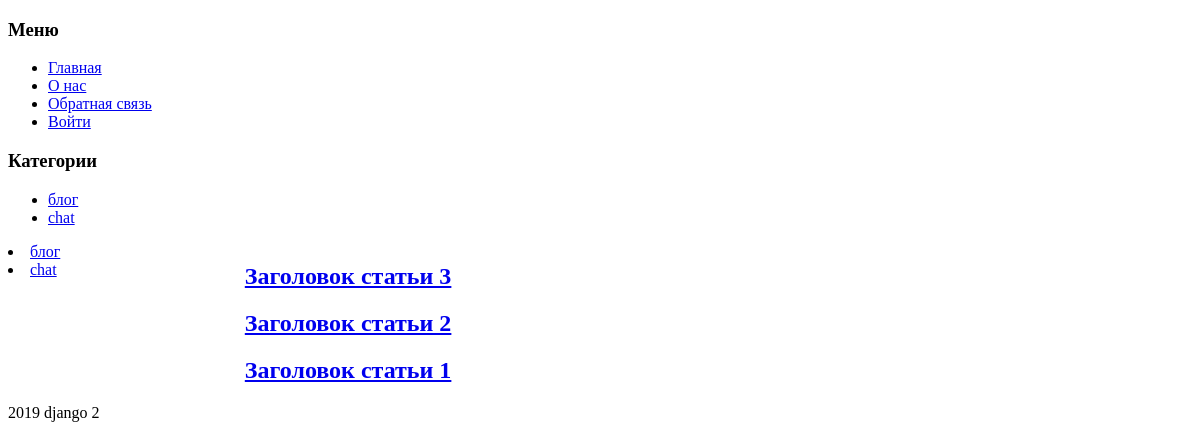
/, run on an earlier commit of the app's database.
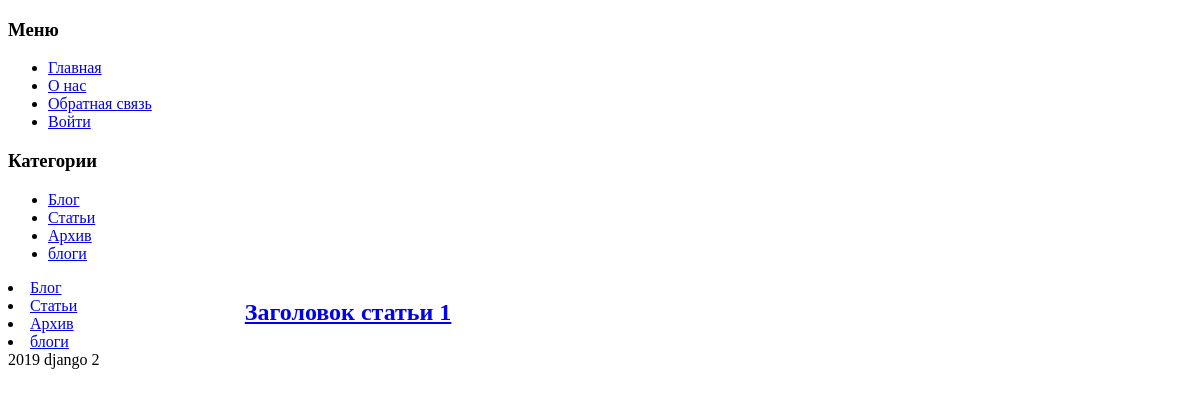
And on a later commit of the database.
### blog/models.py (models this page shows, shortened)
class Category(MPTTModel):
    name = models.CharField("Название", max_length=150)
    slug = models.SlugField("url", max_length=160)
    active = models.BooleanField("Опубликовать", default=True)
    parent = TreeForeignKey('self', on_delete=models.SET_NULL, null=True, blank=True, related_name='children')
    class Meta:
        verbose_name = "Категория"
        verbose_name_plural = "Категории"

class Post(models.Model):
    title = models.CharField("Заголовок", max_length=150)
    sub_title = models.CharField("Под заголовок", max_length=150)
    mini_text = models.TextField("Превью статьи", max_length=500)
    text = models.TextField("Превью статьи")
    created = models.DateTimeField("Дата создания", auto_now_add=True)
    publish_date = models.DateTimeField("Дата публикации", default=timezone.now)
    active = models.BooleanField("Опубликовать", default=True)
    sort = models.PositiveIntegerField("Порядок", default=0, unique=True)
    view = models.PositiveIntegerField("Просмотры", default=0)
    tags = models.ManyToManyField(Tag, verbose_name="Теги")
    category = models.ForeignKey(Category, verbose_name="Категория", on_delete=models.SET_NULL, null=True)
    slug = models.SlugField("url", max_length=160, unique=True, null=True)
    def get_absolute_url(self):
        return reverse("post_detail", kwargs={"category": self.category.slug, "slug": self.slug})
    class Meta:
        verbose_name = "Статья"
        verbose_name_plural = "Статьи"
        ordering = ["-created"]

### blog/views.py (the view)
# urls.py: path('', PostList.as_view()),
class PostList(View):
    def get(self, request, *args, **kwargs):
        posts = Post.objects.filter(category__active=True)
        return render(request, 'blog/post-list.html', {"post_list": posts})

### blog/context_processors.py (called while the page is built)
def category_list(request):
    return {"list_category": Category.objects.all()}

### blog/templatetags/blog_tags.py (called while the page is built)
@register.inclusion_tag('blog/tags/category.html')
def category_list(publish=True):
    category = Category.objects.filter(active=publish)
    return {"category_list": category}

### templates/blog/post-list.html
{% extends 'blog/base.html' %}
{% block post %}
    {% for post in post_list %}
        <h2><a href="{{ post.get_absolute_url }}">{{ post.title }}</a></h2>
    {% endfor %}
{% endblock post %}

### templates/blog/base.html
{% extends 'base.html' %}
{% block content %}
    <div class="main-blog">
        <div class="sidebar">
            {% block sidebar %}
            {% include 'blog/sidebar.html' %}
            {% endblock sidebar %}
        </div>
        <div class="content">
            {% block post %}
            {% endblock post %}
        </div>
    </div>
{% endblock content %}

### templates/base.html (shortened to what this page needs)
<!DOCTYPE html>
{% load staticfiles %}
<html lang="en">
<head>
    <link rel="stylesheet" href="{% static 'css/style.css' %}" type="text/css">
</head>
<body>
{% include "include/menu.html" %}
{% include "include/category.html" %}
{% block content %}
{% endblock content %}
{% include "include/footer.html" %}
</body>
</html>

### templates/include/menu.html
<h3>Меню</h3>
<ul>
    <li><a href='/'>Главная</a></li>
    <li><a href='#'>О нас</a></li>
    <li><a href='{% url "feedback" %}'>Обратная связь</a></li>
    {% if user.is_authenticated %}
        <li><a href='/accounts/logout/'>Выйти</a></li>
    {% else %}
        <li><a href='/accounts/login/'>Войти</a></li>
    {% endif %}
</ul>

### templates/include/category.html
<h3>Категории</h3>
<ul>
    {% for category in list_category %}
        <li><a href='/'>{{ category.name }}</a></li>
    {% endfor %}
</ul>

### templates/blog/sidebar.html
{% load blog_tags %}
{% category_list %}

### templates/blog/tags/category.html
{% for category in category_list %}
    <li><a href="/">{{ category.name }}</a></li>
{% endfor %}

### templates/include/footer.html
2019 django 2

### static/css/style.css (style rules this page uses)
.main-blog { display: grid; grid-template-columns: 20% 80%; }

What changed in the data, as far as the page shows it:
removed Category: name "chat"
removed Post: title "Заголовок статьи 3"
removed Post: title "Заголовок статьи 2"
changed Category: name "блог" → "Блог"
added Category: name "Статьи"
added Category: name "Архив"
added Category: name "блоги"
